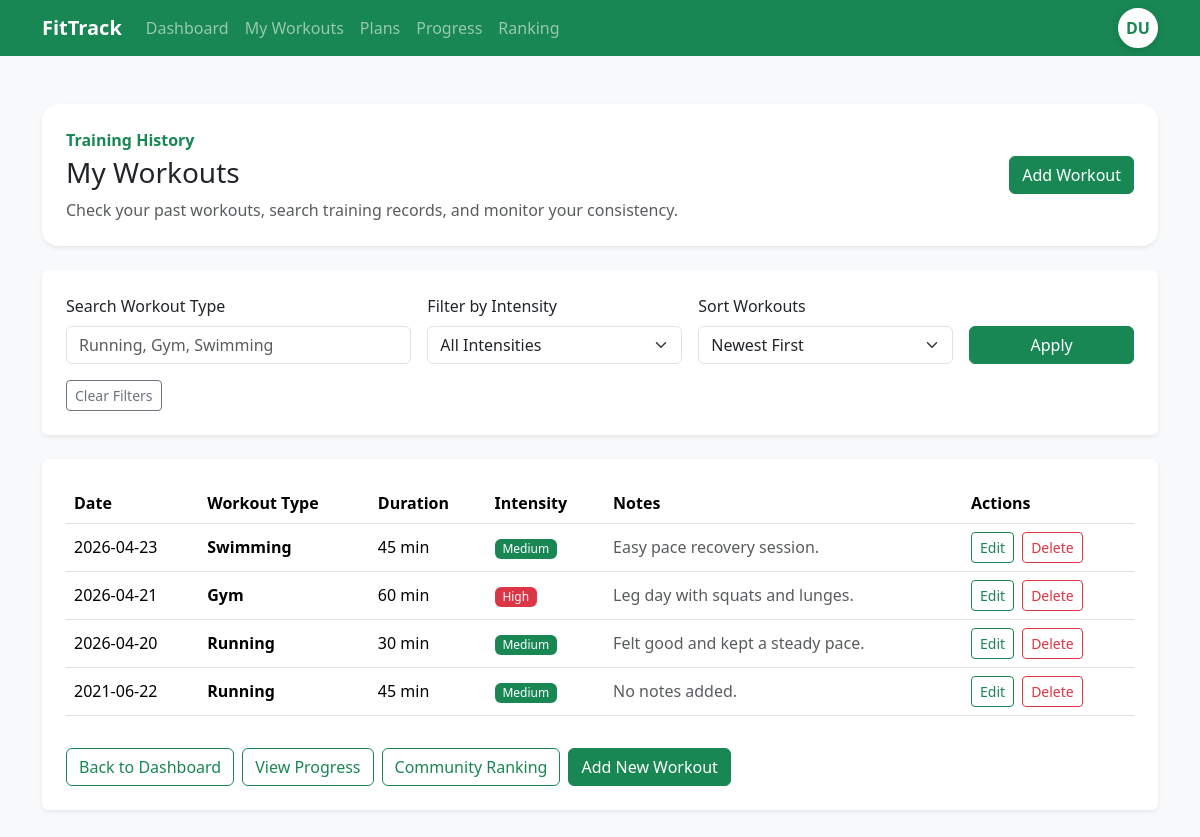
Before: /workouts (signed in) with the older database file.
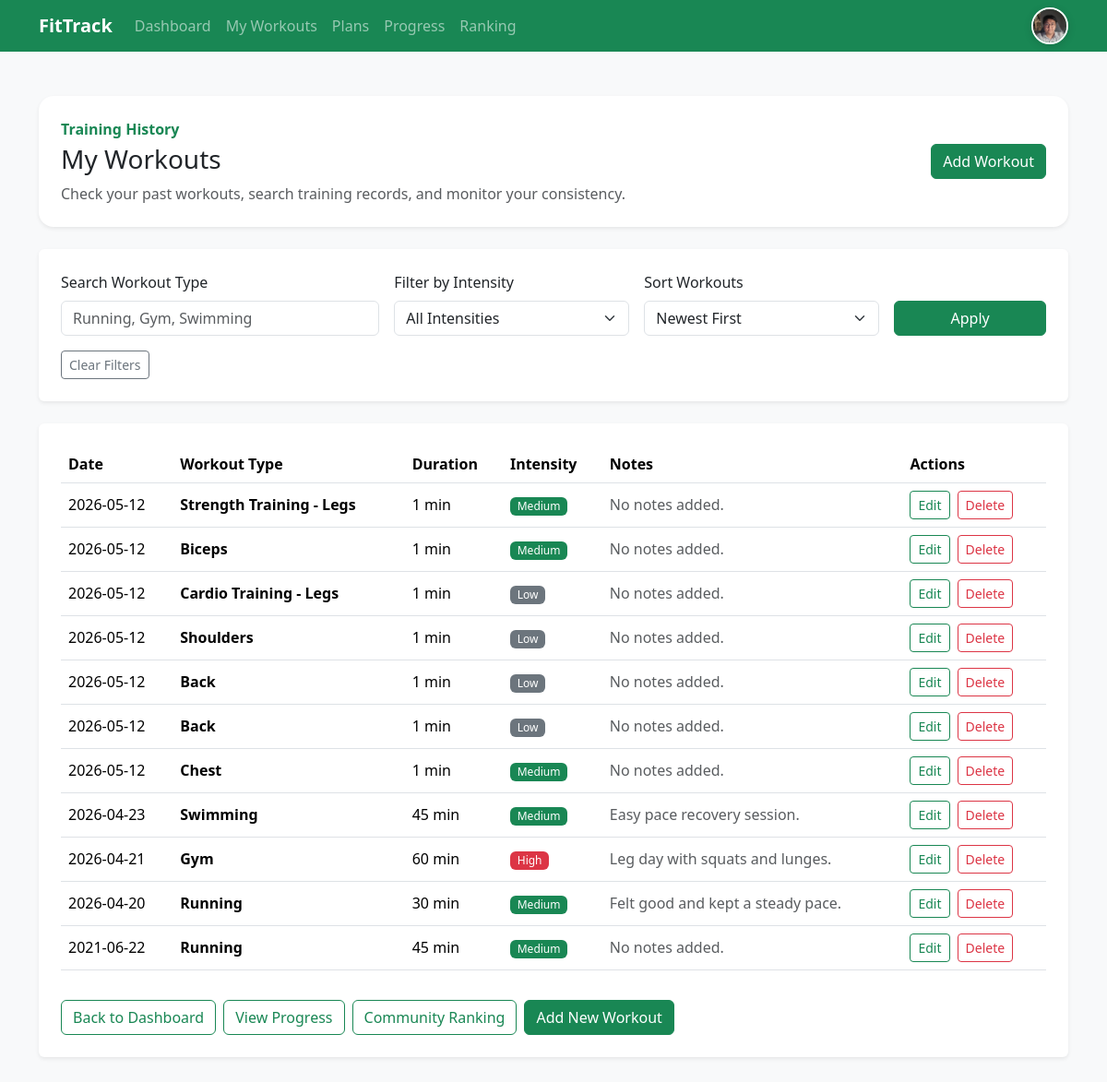
After: the same page with the newer database file.
### app.py (models this page shows, shortened)
class Workout(db.Model):
    __tablename__ = "workouts"
    id = db.Column(db.Integer, primary_key=True)
    date = db.Column(db.String(20), nullable=False)
    type = db.Column(db.String(50), nullable=False)
    duration = db.Column(db.Integer, nullable=False)
    intensity = db.Column(db.String(20), nullable=False)
    notes = db.Column(db.Text, nullable=True)
    started_at = db.Column(db.DateTime, nullable=True)
    finished_at = db.Column(db.DateTime, nullable=True)
    user_id = db.Column(db.Integer, db.ForeignKey("users.id"), nullable=False)
    sets = db.relationship(
        "WorkoutSet",
        backref="workout",
        lazy=True,
        cascade="all, delete-orphan"
    )

class User(db.Model):
    __tablename__ = "users"
    id = db.Column(db.Integer, primary_key=True)
    name = db.Column(db.String(100), nullable=False)
    email = db.Column(db.String(120), unique=True, nullable=False)
    password_hash = db.Column(db.String(255), nullable=False)
    goal = db.Column(db.String(200), nullable=True)
    member_since = db.Column(db.String(50), nullable=True)
    location = db.Column(db.String(100), nullable=True)
    avatar_filename = db.Column(db.String(255), nullable=True)
    workouts = db.relationship(
        "Workout",
        backref="owner",
        lazy=True,
        cascade="all, delete-orphan"
    )

### app.py (the view)
@app.route("/workouts")
def workouts():
    if not is_logged_in():
        return redirect(url_for("login"))
    user = current_user()
    if user is None:
        session.clear()
        return redirect(url_for("login"))
    workout_objects = (
        Workout.query
        .filter_by(user_id=user.id)
        .order_by(Workout.date.desc(), Workout.id.desc())
        .all()
    )
    workout_list = [
        workout_to_dict(workout)
        for workout in workout_objects
    ]
    return render_template(
        "workouts.html",
        workouts=workout_list
    )

### app.py (called while the page is built)
def get_plan_theme(plan_key):
    return {
        "strength": "success",
        "cardio": "primary",
        "flexibility": "warning",
    }.get(plan_key, "secondary")

def is_logged_in():
    return "user_id" in session

def current_user():
    if "user_id" not in session:
        return None
    return db.session.get(User, session["user_id"])

def user_to_profile_dict(user):
    return {
        "name": user.name,
        "email": user.email,
        "goal": user.goal or "No goal set yet.",
        "member_since": user.member_since or "Unknown",
        "location": user.location or "Not set",
        "avatar_filename": user.avatar_filename,
    }

def detect_plan_type(workout_type):
    if not workout_type:
        return None
    lowered = workout_type.lower()
    if lowered.startswith("strength training -"):
        return "strength"
    if lowered.startswith("cardio training -"):
        return "cardio"
    if lowered.startswith("flexibility training -"):
        return "flexibility"
    return None

@app.context_processor
def inject_nav_user():
    if "user_id" in session:
        user = current_user()
        if user:
            return {
                "nav_email": user.email,
                "nav_profile": user_to_profile_dict(user),
            }
    return {
        "nav_email": None,
        "nav_profile": None,
    }

def workout_to_dict(workout):
    plan_key = detect_plan_type(workout.type)
    return {
        "id": workout.id,
        "date": workout.date,
        "type": workout.type,
        "duration": workout.duration,
        "intensity": workout.intensity,
        "notes": workout.notes or "No notes added.",
        "plan_key": plan_key,
        "theme": get_plan_theme(plan_key),
    }

### templates/workouts.html (shortened to what this page needs)
<!doctype html>
<html lang="en">
<head>
    <link
        href="https://cdn.jsdelivr.net/npm/bootstrap@5.3.3/dist/css/bootstrap.min.css"
        rel="stylesheet"
    >
    <link
        rel="stylesheet"
        href="{{ url_for('static', filename='css/styles.css') }}"
    >
</head>
<body class="bg-light">
    <header>
        <nav class="navbar navbar-expand-lg navbar-dark bg-success">
            <div class="container">
                <a class="navbar-brand fw-bold" href="{{ url_for('home') }}">FitTrack</a>
                <div class="collapse navbar-collapse" id="appNav">
                    <ul class="navbar-nav me-auto align-items-lg-center">
                        <li class="nav-item">
                            <a class="nav-link" href="{{ url_for('dashboard') }}">Dashboard</a>
                        </li>
                        <li class="nav-item">
                            <a class="nav-link" href="{{ url_for('workouts') }}">My Workouts</a>
                        </li>
                        <li class="nav-item">
                            <a class="nav-link" href="{{ url_for('plans') }}">Plans</a>
                        </li>
                        <li class="nav-item">
                            <a class="nav-link" href="{{ url_for('progress') }}">Progress</a>
                        </li>
                        <li class="nav-item">
                            <a class="nav-link" href="{{ url_for('ranking') }}">Ranking</a>
                        </li>
                    </ul>
                    <div class="d-flex align-items-center mt-3 mt-lg-0">
                        <div class="dropdown">
                            <button
                                class="btn p-0 border-0 bg-transparent profile-dropdown-toggle"
                                type="button"
                                data-bs-toggle="dropdown"
                                aria-expanded="false"
                                aria-label="Open profile menu"
                            >
                                {% if nav_profile and nav_profile.avatar_filename %}
                                    <img
                                        src="{{ url_for('static', filename='uploads/' ~ nav_profile.avatar_filename) }}"
                                        alt="Profile"
                                        class="profile-icon"
                                    >
                                {% else %}
                                    <span class="profile-icon profile-icon-fallback">
                                        {% if nav_profile and nav_profile.name %}
                                            {% set name_parts = nav_profile.name.split() %}
                                            {{ name_parts[0][0]|upper }}{% if name_parts|length > 1 %}{{ name_parts[-1][0]|upper }}{% endif %}
                                        {% elif nav_email %}
                                            {{ nav_email[0]|upper }}
                                        {% else %}
                                            U
                                        {% endif %}
                                    </span>
                                {% endif %}
                            </button>
                        </div>
                    </div>
                </div>
            </div>
        </nav>
    </header>
    <main class="py-5">
        <div class="container">
            <section class="mb-4">
                <div class="card shadow-sm border-0 hero-card">
                    <div class="card-body p-4">
                        <div class="row align-items-center g-4">
                            <div class="col-md-8">
                                <p class="text-success fw-semibold mb-1">Training History</p>
                                <h1 class="h3 mb-2">My Workouts</h1>
                                <p class="mb-0 text-muted">
                                    Check your past workouts, search training records, and monitor your consistency.
                                </p>
                            </div>
                            <div class="col-md-4 text-md-end">
                                <a href="{{ url_for('add_workout') }}" class="btn btn-success">Add Workout</a>
                            </div>
                        </div>
                    </div>
                </div>
            </section>
            <section class="mb-4">
                <div class="card shadow-sm border-0">
                    <div class="card-body p-4">
                        <form method="GET" action="{{ url_for('workouts') }}">
                            <div class="row g-3 align-items-end">
                                <div class="col-md-4">
                                    <label for="search" class="form-label">Search Workout Type</label>
                                    <input
                                        type="text"
                                        class="form-control"
                                        id="search"
                                        name="search"
                                        value="{{ search_query }}"
                                        placeholder="Running, Gym, Swimming"
                                    >
                                </div>
                                <div class="col-md-3">
                                    <label for="intensity" class="form-label">Filter by Intensity</label>
                                    <select class="form-select" id="intensity" name="intensity">
                                        <option value="">All Intensities</option>
                                    </select>
                                </div>
                                <div class="col-md-3">
                                    <label for="sort" class="form-label">Sort Workouts</label>
                                    <select class="form-select" id="sort" name="sort">
                                        <option value="newest" {% if sort_by == "newest" %}selected{% endif %}>Newest First</option>
                                    </select>
                                </div>
                                <div class="col-md-2">
                                    <button type="submit" class="btn btn-success w-100">
                                        Apply
                                    </button>
                                </div>
                            </div>
                            <div class="mt-3">
                                <a href="{{ url_for('workouts') }}" class="btn btn-outline-secondary btn-sm">
                                    Clear Filters
                                </a>
                            </div>
                        </form>
                    </div>
                </div>
            </section>
            <section>
                <div class="card shadow-sm border-0">
                    <div class="card-body p-4">
                        {% if workouts %}
                            <div class="table-responsive">
                                <table class="table table-hover align-middle">
                                    <thead>
                                        <tr>
                                            <th>Date</th>
                                            <th>Workout Type</th>
                                            <th>Duration</th>
                                            <th>Intensity</th>
                                            <th>Notes</th>
                                            <th>Actions</th>
                                        </tr>
                                    </thead>
                                    <tbody>
                                        {% for workout in workouts %}
                                            <tr>
                                                <td>{{ workout.date }}</td>
                                                <td><strong>{{ workout.type }}</strong></td>
                                                <td>{{ workout.duration }} min</td>
                                                <td>
                                                    {% if workout.intensity == "High" %}
                                                        <span class="badge text-bg-danger">{{ workout.intensity }}</span>
                                                    {% elif workout.intensity == "Medium" %}
                                                        <span class="badge text-bg-success">{{ workout.intensity }}</span>
                                                    {% else %}
                                                        <span class="badge text-bg-secondary">{{ workout.intensity }}</span>
                                                    {% endif %}
                                                </td>
                                                <td class="text-muted">{{ workout.notes }}</td>
                                                <td>
                                                    <div class="d-flex flex-wrap gap-2">
                                                        <a
                                                            href="{{ url_for('edit_workout', workout_id=workout.id) }}"
                                                            class="btn btn-outline-success btn-sm"
                                                        >
                                                            Edit
                                                        </a>
                                                        <form
                                                            method="POST"
                                                            action="{{ url_for('delete_workout', workout_id=workout.id) }}"
                                                            onsubmit="return confirm('Delete this workout?');"
                                                        >
                                                            <button type="submit" class="btn btn-outline-danger btn-sm">
                                                                Delete
                                                            </button>
                                                        </form>
                                                    </div>
                                                </td>
                                            </tr>
                                        {% endfor %}
                                    </tbody>
                                </table>
                            </div>
                        {% endif %}
                        <div class="mt-3 d-flex flex-wrap gap-2">
                            <a href="{{ url_for('dashboard') }}" class="btn btn-outline-success">Back to Dashboard</a>
                            <a href="{{ url_for('progress') }}" class="btn btn-outline-success">View Progress</a>
                            <a href="{{ url_for('ranking') }}" class="btn btn-outline-success">Community Ranking</a>
                            <a href="{{ url_for('add_workout') }}" class="btn btn-success">Add New Workout</a>
                        </div>
                    </div>
                </div>
            </section>
        </div>
    </main>
</body>
</html>

### static/css/styles.css (style rules this page uses)
body { background-color: #f8f9fa; }
.hero-card { border-radius: 1rem; }
.table th { white-space: nowrap; }
.badge { font-weight: 500; }
.profile-icon { width: 40px; height: 40px; border-radius: 50%; object-fit: cover; border: 2px solid #ffffff; box-shadow: 0 2px 8px rgba(0, 0, 0, 0.15); transition: transform 0.2s ease, opacity 0.2s ease; }
html, body { min-height: 100%; }

Changed rows visible on the page:
now on this page (row edited): User: avatar_filename (picture)
added Workout: date "2026-05-12", type "Strength Training - Legs", duration "1", intensity "Medium", notes "No notes added."
added Workout: date "2026-05-12", type "Biceps", duration "1", intensity "Medium", notes "No notes added."
added Workout: date "2026-05-12", type "Cardio Training - Legs", duration "1", intensity "Low", notes "No notes added."
added Workout: date "2026-05-12", type "Shoulders", duration "1", intensity "Low", notes "No notes added."
added Workout: date "2026-05-12", type "Back", duration "1", intensity "Low", notes "No notes added."
added Workout: date "2026-05-12", type "Back", duration "1", intensity "Low", notes "No notes added."
added Workout: date "2026-05-12", type "Chest", duration "1", intensity "Medium", notes "No notes added."
Other visible differences:
{{ name_parts[0][0]|upper }}: "D" → (not shown)
{{ name_parts[-1][0]|upper }}: "U" → (not shown)
